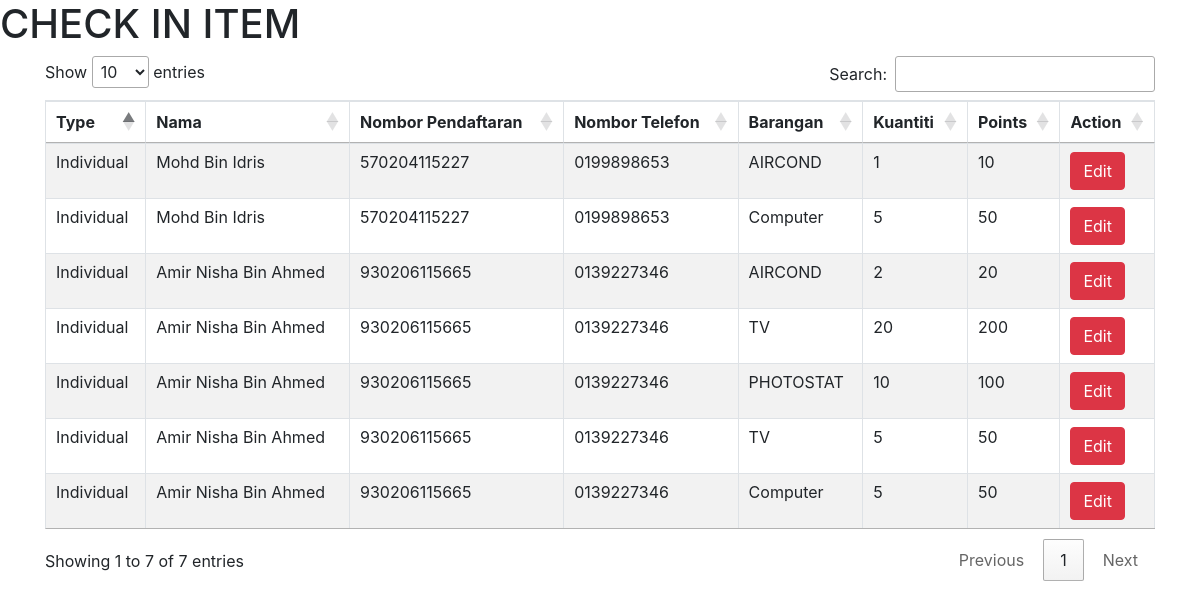
The page /collector/bekap/searchProducts.php on the database its author committed.
### tables this page shows
CREATE TABLE `item` (
  `item_id` int(10) NOT NULL,
  `id_cus` varchar(1000) NOT NULL,
  `item_name` varchar(1000) NOT NULL,
  `quan` int(10) NOT NULL,
  `point` varchar(1000) NOT NULL,
  `status` int(100) NOT NULL,
  `year` int(11) NOT NULL,
  `month` int(11) NOT NULL,
  `day` int(11) NOT NULL,
  `collector` varchar(100) NOT NULL
);

CREATE TABLE `costumer` (
  `costumer_id` int(10) NOT NULL,
  `costumer_type` varchar(50) NOT NULL,
  `costumer_name` varchar(1000) NOT NULL,
  `costumer_ic` varchar(50) NOT NULL,
  `costumer_contact` varchar(50) NOT NULL,
  `costumer_address` longtext NOT NULL,
  `costumer_daerah` text NOT NULL,
  `costumer_job` varchar(100) NOT NULL
);

### collector/bekap/searchProducts.php (the view, shortened to what this page needs)
<?php
include("database/db_conection.php");
?>
<html>
<head>
<link rel="stylesheet" type="text/css" media="screen"  href="https://cdn.datatables.net/1.10.19/css/jquery.dataTables.min.css">
<link rel="stylesheet" type="text/css" href="https://cdnjs.cloudflare.com/ajax/libs/twitter-bootstrap/4.1.3/css/bootstrap.css">
<link rel="stylesheet" type="text/css" href="https://cdn.datatables.net/1.10.19/css/dataTables.bootstrap4.min.css">
</head>
<body>
  <h1>CHECK IN ITEM</h1>
<?PHP
if(isset($_POST['search'])){
	$data=$_POST['data'];
	 $query = "SELECT  id_cus as idt, costumer_type as type, costumer_name as name, costumer_ic as ic, costumer_contact as tel, item_name as item, quan as quan, point as point  FROM item left join costumer on item.id_cus=costumer.costumer_ic where costumer.costumer_name like '%$data%' or costumer.costumer_ic like '%$data%' or costumer.costumer_contact like '%$data%'";
}
else
{
	 $query = "SELECT  id_cus as idt, costumer_type as type, costumer_name as name, costumer_ic as ic, costumer_contact as tel, item_name as item, quan as quan, point as point  FROM item left join costumer on item.id_cus=costumer.costumer_ic order by item_id DESC";
}
?>
<div class="container">
 <table id=example class="table table-striped table-bordered">
 <thead>
   <tr>
     <th>Type</th>
     <th>Nama</th>
     <th>Nombor Pendaftaran</th>
	 <th>Nombor Telefon</th>
	 <th>Barangan</th>
	 <th>Kuantiti</th>
	 <th>Points</th>
	  <th>Action</th>
    </tr>
	 </thead>
	 <tbody>
<?PHP
$result = mysqli_query($dbcon, $query);
 while($row1 = mysqli_fetch_array($result)){
	 ?>
  <tr>
  <td><?PHP echo $row1["type"];?></td>
     <td><?PHP echo  $row1["name"];?></td>
     <td><?PHP echo $row1["ic"];?></td>
     <td><?PHP echo $row1["tel"];?></td>
	 <td><?PHP echo $row1["item"];?></td>
	 <td><?PHP echo $row1["quan"];?></td>
	 <td><?PHP echo $row1["point"];?></td>
<td>  <button  class="btn btn-danger"><a style="color:white;" href="existingCostumer.php?edit=<?php echo $row1['idt'];?>">Edit</a></button></td>
   </tr>
  <?PHP
 }
?>
	 </tbody>
	 </div>
 </body>
 </html>

### rows shown on the page
item: costumer.costumer_type "Individual", costumer.costumer_name "Mohd Bin Idris", costumer.costumer_ic "570204115227", costumer.costumer_contact "0199898653", item_name "AIRCOND", quan "1", point "10"
item: costumer.costumer_type "Individual", costumer.costumer_name "Mohd Bin Idris", costumer.costumer_ic "570204115227", costumer.costumer_contact "0199898653", item_name "Computer", quan "5", point "50"
item: costumer.costumer_type "Individual", costumer.costumer_name "Amir Nisha Bin Ahmed", costumer.costumer_ic "930206115665", costumer.costumer_contact "0139227346", item_name "AIRCOND", quan "2", point "20"
item: costumer.costumer_type "Individual", costumer.costumer_name "Amir Nisha Bin Ahmed", costumer.costumer_ic "930206115665", costumer.costumer_contact "0139227346", item_name "TV", quan "20", point "200"
item: costumer.costumer_type "Individual", costumer.costumer_name "Amir Nisha Bin Ahmed", costumer.costumer_ic "930206115665", costumer.costumer_contact "0139227346", item_name "PHOTOSTAT", quan "10", point "100"
item: costumer.costumer_type "Individual", costumer.costumer_name "Amir Nisha Bin Ahmed", costumer.costumer_ic "930206115665", costumer.costumer_contact "0139227346", item_name "TV", quan "5", point "50"
item: costumer.costumer_type "Individual", costumer.costumer_name "Amir Nisha Bin Ahmed", costumer.costumer_ic "930206115665", costumer.costumer_contact "0139227346", item_name "Computer", quan "5", point "50"
